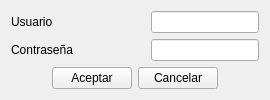
<?xml version="1.0" encoding="UTF-8"?>
<ui version="4.0">
 <class>UI_LOGIN</class>
 <widget class="QWidget" name="UI_LOGIN">
  <property name="geometry">
   <rect>
    <x>0</x>
    <y>0</y>
    <width>270</width>
    <height>97</height>
   </rect>
  </property>
  <property name="sizePolicy">
   <sizepolicy hsizetype="Preferred" vsizetype="Preferred">
    <horstretch>0</horstretch>
    <verstretch>0</verstretch>
   </sizepolicy>
  </property>
  <property name="minimumSize">
   <size>
    <width>0</width>
    <height>0</height>
   </size>
  </property>
  <property name="maximumSize">
   <size>
    <width>16777215</width>
    <height>16777215</height>
   </size>
  </property>
  <property name="windowTitle">
   <string>Inicio de Sesión</string>
  </property>
  <property name="windowIcon">
   <iconset resource="Icons/Icons.qrc">
    <normaloff>:/Icons/add-group.png</normaloff>:/Icons/add-group.png</iconset>
  </property>
  <layout class="QGridLayout" name="gridLayout_2">
   <item row="0" column="0">
    <layout class="QGridLayout" name="gridLayout">
     <item row="0" column="0">
      <widget class="QLabel" name="label">
       <property name="text">
        <string>Usuario </string>
       </property>
      </widget>
     </item>
     <item row="0" column="1">
      <widget class="QLineEdit" name="lineEdit_Usuario">
       <property name="sizePolicy">
        <sizepolicy hsizetype="Fixed" vsizetype="Fixed">
         <horstretch>0</horstretch>
         <verstretch>0</verstretch>
        </sizepolicy>
       </property>
      </widget>
     </item>
     <item row="1" column="0">
      <widget class="QLabel" name="label_2">
       <property name="text">
        <string>Contraseña</string>
       </property>
      </widget>
     </item>
     <item row="1" column="1">
      <widget class="QLineEdit" name="lineEdit_Password">
       <property name="sizePolicy">
        <sizepolicy hsizetype="Fixed" vsizetype="Fixed">
         <horstretch>0</horstretch>
         <verstretch>0</verstretch>
        </sizepolicy>
       </property>
       <property name="font">
        <font>
         <strikeout>false</strikeout>
        </font>
       </property>
       <property name="echoMode">
        <enum>QLineEdit::Password</enum>
       </property>
      </widget>
     </item>
     <item row="2" column="0" colspan="2">
      <layout class="QHBoxLayout" name="horizontalLayout">
       <item>
        <spacer name="horizontalSpacer">
         <property name="orientation">
          <enum>Qt::Horizontal</enum>
         </property>
         <property name="sizeHint" stdset="0">
          <size>
           <width>40</width>
           <height>20</height>
          </size>
         </property>
        </spacer>
       </item>
       <item>
        <widget class="QPushButton" name="pushButton_Aceptar">
         <property name="text">
          <string>Aceptar</string>
         </property>
         <property name="shortcut">
          <string>Return</string>
         </property>
        </widget>
       </item>
       <item>
        <widget class="QPushButton" name="pushButton_Cancelar">
         <property name="text">
          <string>Cancelar</string>
         </property>
         <property name="shortcut">
          <string>Esc</string>
         </property>
        </widget>
       </item>
       <item>
        <spacer name="horizontalSpacer_2">
         <property name="orientation">
          <enum>Qt::Horizontal</enum>
         </property>
         <property name="sizeHint" stdset="0">
          <size>
           <width>40</width>
           <height>20</height>
          </size>
         </property>
        </spacer>
       </item>
      </layout>
     </item>
    </layout>
   </item>
  </layout>
 </widget>
 <tabstops>
  <tabstop>lineEdit_Usuario</tabstop>
  <tabstop>lineEdit_Password</tabstop>
  <tabstop>pushButton_Aceptar</tabstop>
  <tabstop>pushButton_Cancelar</tabstop>
 </tabstops>
 <resources>
  <include location="Icons/Icons.qrc"/>
 </resources>
 <connections/>
</ui>
